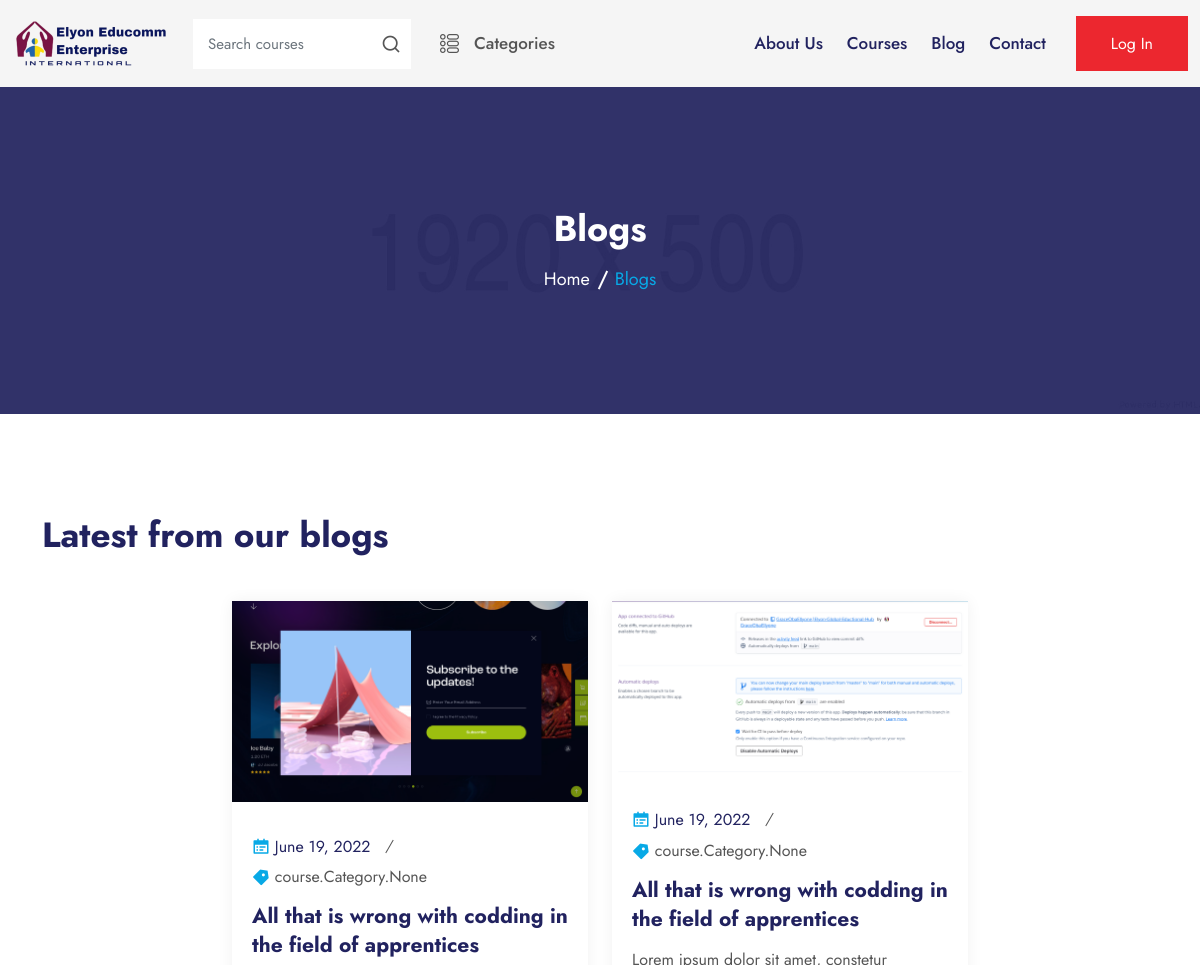
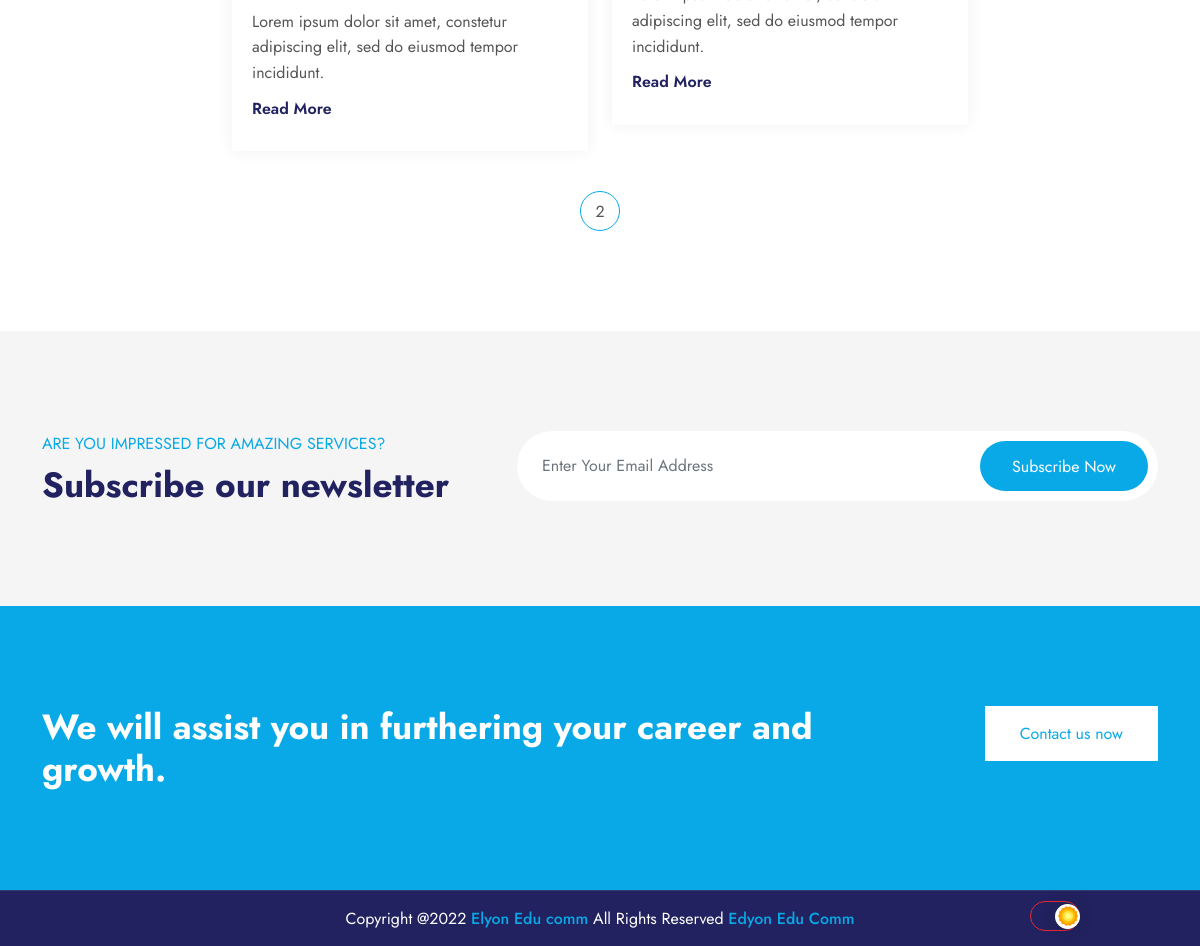
Screenshot of /blog/ with the database file from the repository (2 pictures, top to bottom).
### blog/models.py (models this page shows, shortened)
class BlogPost(models.Model):
    title = models.CharField(max_length=200, unique=True)
    blogImage = models.ImageField(null=False, blank=True)
    slug = models.SlugField(max_length=200, unique=True)
    author = models.ForeignKey(User, on_delete=models.CASCADE, related_name='blog_posts')
    course = models.ForeignKey(Course, null=True, blank=True, on_delete=models.SET_NULL)
    category = models.ManyToManyField(Category, null=True, blank=True)
    content = models.TextField()
    updated_on = models.DateTimeField(auto_now=True)
    created_on = models.DateTimeField(auto_now_add=True)
    status = models.IntegerField(choices=STATUS, default=0)
    class Meta:
        ordering = ['-created_on']

### blog/views.py (the view)
# urls.py: path('', views.all_blog, name='all_blog'),
def all_blog(request):
    blog_list = BlogPost.objects.all()
    paginator = Paginator(blog_list, 6)
    page = request.GET.get('page')
    total = blog_list.count()
    try:
        blogs = paginator.page(page)
    except PageNotAnInteger:
        blogs = paginator.page(1)
    except EmptyPage:
        blogs = paginator.page(paginator.num_pages)
    context = {
        'blogs': blogs,
        'total': total
    }
    template = 'blog.html'
    return render(request, template, context)

### course/templatetags/filter_pagination.py (called while the page is built)
@register.simple_tag
def relative_url(value, field_name, urlencode=None):
    url = '?{}={}'.format(field_name, value)
    if urlencode:
        querystring = urlencode.split('&')
        filtered_querystring = filter(lambda p: p.split('=')[0] != field_name, querystring)
        encoded_querystring = '&'.join(filtered_querystring)
        url = '{}&{}'.format(url, encoded_querystring)
    return url

### blog/templates/blog.html (shortened to what this page needs)
{% extends 'base.html' %}{% load static %} {% load filter_pagination %}
{% block content %}
        <div class="inner-banner inner-banner-bg4">
            <div class="container">
                <div class="inner-title text-center">
                    <h3>Blogs</h3>
                    <ul>
                        <li>
                            <a href="index.html">Home</a>
                        </li>
                        <li>Blogs</li>
                    </ul>
                </div>
            </div>
        </div>
        <div class="blog-area pt-100 pb-70">
            <div class="container">
                <div class="row align-items-center mb-45">
                    <div class="col-lg-8 col-md-9">
                        <div class="section-title mt-rs-20">
                            <h2>Latest from our blogs</h2>
                        </div>
                    </div>
                </div>
                <div class="row justify-content-center">
                      {% for blog in blogs %}
                        <div class="col-lg-4 col-md-6">
                        <div class="blog-card">
                            <a href="single-blog-1.html">
                                <img src="{{ blog.blogImage.url  }}" alt="Blog">
                            </a>
                            <div class="content">
                                <ul>
                                    <li><i class="ri-calendar-todo-fill"></i> {{ blog.updated_on.date }}  </li>
                                    <li><i class="ri-price-tag-3-fill"></i> <a href="tags.html">{{ blog.category }}</a></li>
                                </ul>
                                <h3><a href="single-blog-1.html">All that is wrong with codding in the field of apprentices</a></h3>
                                <p>Lorem ipsum dolor sit amet, constetur adipiscing elit, sed do eiusmod tempor incididunt.</p>
                                <a href="single-blog-1.html" class="read-btn">Read More</a>
                            </div>
                        </div>
                    </div>
                      {% endfor %}
                    <div class="col-lg-12 col-md-12 text-center">
                        <div class="pagination-area">
                            {% for i in blogs.paginator.page_range %}
                                {% if courses.number == i %}
                                    <span class="page-numbers current" aria-current="page">{{ i }}</span>
                                {% else  %}
                                    <a href="{% relative_url i 'page' request.GET.urlencode %}" class="page-numbers">2</a>
                                {% endif %}
                            {% endfor %}
						</div>
                    </div>
                </div>
            </div>
        </div>
        <div class="newsletter-area section-bg ptb-100">
            <div class="container">
                <div class="row">
                    <div class="col-lg-5">
                        <div class="section-title mt-rs-20">
                            <span>ARE YOU IMPRESSED FOR AMAZING SERVICES?</span>
                            <h2>Subscribe our newsletter</h2>
                        </div>
                    </div>
                    <div class="col-lg-7">
                        <form class="newsletter-form" data-toggle="validator" method="POST">
                            <input type="email" class="form-control" placeholder="Enter Your Email Address" name="EMAIL" required autocomplete="off">
                            <button class="subscribe-btn" type="submit">
                                Subscribe Now
                            </button>
                        </form>
                    </div>
                </div>
            </div>
        </div>
{% endblock %}

### static/css/responsive.css (style rules this page uses)
@media only screen and (min-width: 1200px) and (max-width: 1299px) { .blog-card .content { padding: 27px 20px 30px; } }
@media only screen and (min-width: 1200px) and (max-width: 1299px) { .blog-card .content h3 { font-size: 21px; } }

### static/css/theme-dark.css (style rules this page uses)
:root { --darkColor: #1d1d1d; --bgColor: #252525; --cardColor: #0e0e0e; }

### rows the page displays
BlogPost: blogImage (picture), updated_on "June 19, 2022", category "course.Category.None"
BlogPost: blogImage (picture), updated_on "June 19, 2022", category "course.Category.None"
